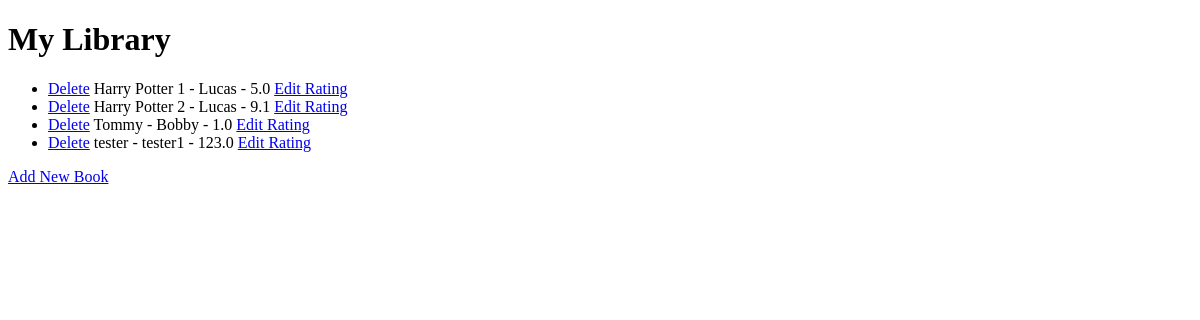
Before: / with the older database file.
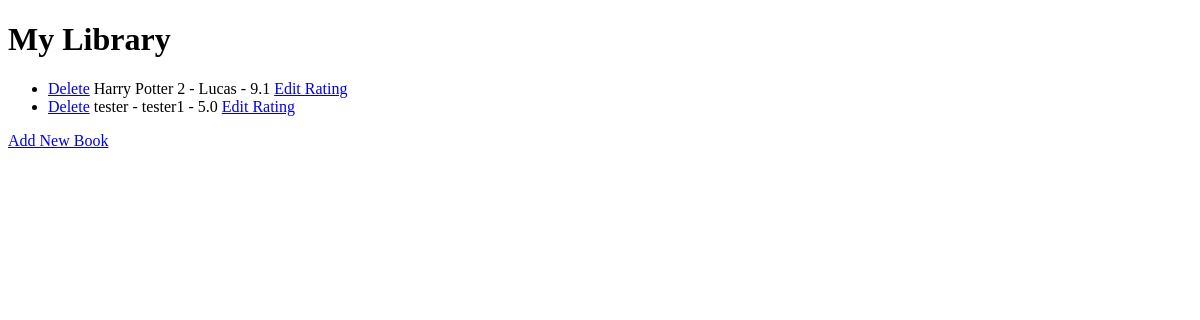
After: the same page with the newer database file.
### main.py (models this page shows)
class Book(db.Model):
    id = db.Column(db.Integer, primary_key=True)
    title = db.Column(db.String(100), unique=True, nullable=False)
    author = db.Column(db.String(100), nullable=False)
    rating = db.Column(db.Float, nullable=False)

### main.py (the view)
@app.route('/')
def home():
    all_books = db.session.execute(
        db.select(Book)
    )
    return render_template('index.html', books=all_books) # books is ChunkedIteratorObject

### templates/index.html (shortened to what this page needs)
<!DOCTYPE html>
<html lang="en">
  <head>
  </head>
  <body>
    <h1>My Library</h1>
    {% if books %}
    <ul>
      {% for book in books %}
      <li>
        <a href="{{ url_for('delete', book_id=book[0].id) }}">Delete</a>
        {{ book[0].title }} - {{ book[0].author }} - {{ book[0].rating }}
        <a href="{{ url_for('edit', book_id=book[0].id) }}">Edit Rating</a>
      </li>
      {% endfor %}
    </ul>
    {% else %}
    <p>Library is empty.</p>
    {% endif %}
    <a href="{{ url_for('add') }}">Add New Book</a>
  </body>
</html>

Changed rows visible on the page:
removed Book: title "Harry Potter 1", author "Lucas", rating "5.0"
removed Book: title "Tommy", author "Bobby", rating "1.0"
changed Book "tester": rating "123.0" → "5.0"
